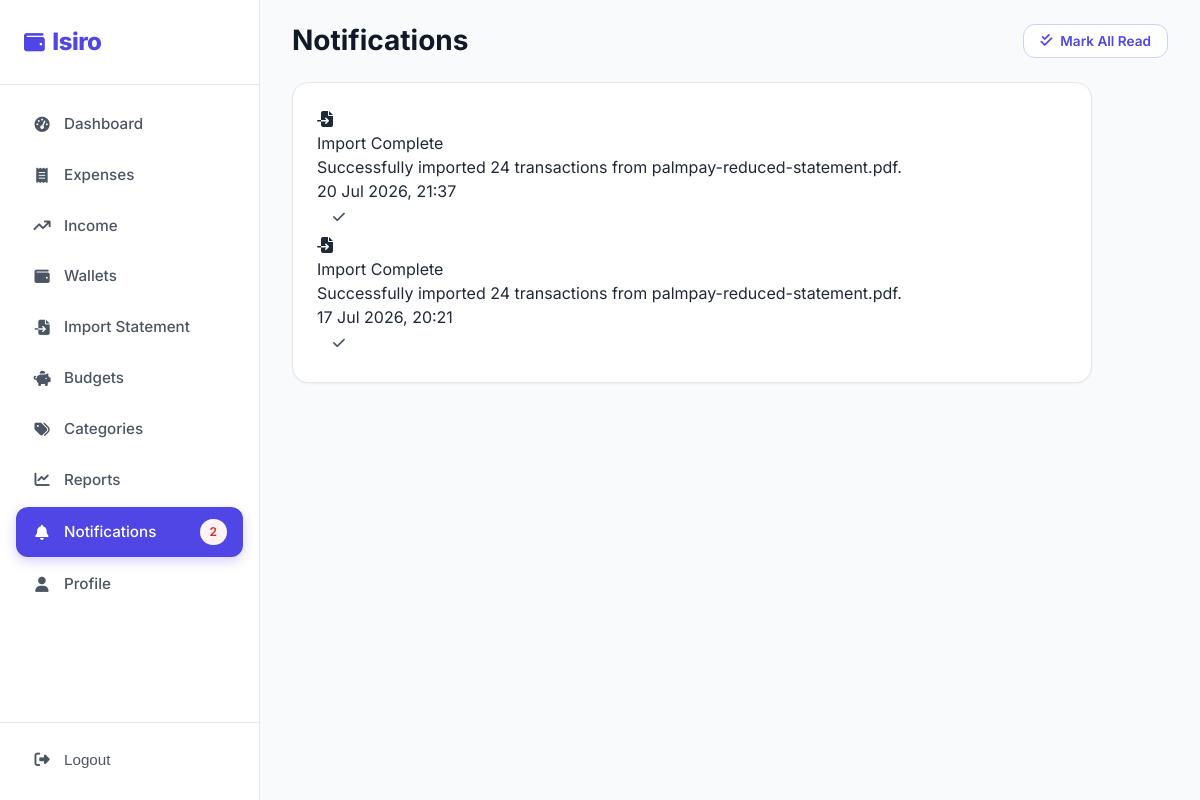
Page /notifications/ (signed in) on the committed database.
### notifications/models.py (models this page shows, shortened)
class Notification(models.Model):
    class Type(models.TextChoices):
        INFO = "info", "Info"
        SUCCESS = "success", "Success"
        WARNING = "warning", "Warning"
        ERROR = "error", "Error"
        BUDGET = "budget", "Budget Alert"
        IMPORT = "import", "Import"
    user = models.ForeignKey(settings.AUTH_USER_MODEL, on_delete=models.CASCADE, related_name="notifications")
    title = models.CharField(max_length=200)
    message = models.TextField()
    type = models.CharField(max_length=10, choices=Type.choices, default=Type.INFO)
    is_read = models.BooleanField(default=False)
    created_at = models.DateTimeField(auto_now_add=True)
    class Meta:
        ordering = ["-created_at"]

### notifications/views.py (the view)
# urls.py: path("", NotificationListView.as_view(), name="list"),
class NotificationListView(LoginRequiredMixin, View):
    login_url = "users:login"
    template_name = "notifications/notification_list.html"
    def get(self, request):
        notifications = Notification.objects.filter(user=request.user)
        unread = notifications.filter(is_read=False).count()
        return render(request, self.template_name, {"notifications": notifications, "unread_count": unread})

### templates/notifications/notification_list.html (shortened to what this page needs)
{% extends "base.html" %}
{% load static %}
{% block body_class %}app-page{% endblock %}
{% block content %}
<div class="app-layout">
    {% include "partials/sidebar.html" with active="notifications" unread_count=unread_count %}
    <main class="main-content">
        <div class="topbar">
            <div style="display:flex; align-items:center; gap:16px;">
                <h1>Notifications</h1>
            </div>
            <div class="topbar-actions">
                {% if unread_count %}
                <form method="post" action="{% url 'notifications:mark_all_read' %}">
                    <button type="submit" class="btn btn-secondary btn-sm">
                        <i class="fas fa-check-double"></i> Mark All Read
                    </button>
                </form>
                {% endif %}
            </div>
        </div>
        <div class="card" style="max-width:800px;">
            {% if notifications %}
            <div style="display:flex; flex-direction:column;">
                {% for n in notifications %}
                <div class="notification-item {% if not n.is_read %}unread{% endif %}">
                    <div class="notification-icon {{ n.type }}">
                        <i class="fas fa-{% if n.type == 'success' %}circle-check{% elif n.type == 'error' %}circle-xmark{% elif n.type == 'warning' %}triangle-exclamation{% elif n.type == 'budget' %}piggy-bank{% elif n.type == 'import' %}file-import{% else %}circle-info{% endif %}"></i>
                    </div>
                    <div class="notification-content">
                        <div class="title">{{ n.title }}</div>
                        <div class="message">{{ n.message }}</div>
                        <div class="time">{{ n.created_at|date:"d M Y, H:i" }}</div>
                    </div>
                    {% if not n.is_read %}
                    <form method="post" action="{% url 'notifications:mark_read' n.id %}">
                        <button type="submit" class="btn btn-ghost btn-sm" title="Mark as read">
                            <i class="fas fa-check"></i>
                        </button>
                    </form>
                    {% endif %}
                </div>
                {% endfor %}
            </div>
            {% else %}
            <div class="empty-state">
                <i class="fas fa-bell-slash"></i>
                <h3>No notifications</h3>
                <p>You're all caught up! Notifications about budgets, imports, and more will appear here.</p>
            </div>
            {% endif %}
        </div>
    </main>
</div>
{% endblock %}

### static/css/style.css (style rules this page uses)
:root { --primary-50: #EEF2FF; --primary-100: #E0E7FF; --primary-200: #C7D2FE; --primary-300: #A5B4FC; --primary-400: #818CF8; --primary-500: #6366F1; --primary-600: #4F46E5; --primary-700: #4338CA; --primary-800: #3730A3; --success-50: #ECFDF5; --success-100: #D1FAE5; --success-500: #10B981; --success-600: #059669; --success-700: #047857; --danger-50: #FEF2F2; --danger-100: #FEE2E2; --danger-500: #EF4444; --danger-600: #DC2626; --danger-700: #B91C1C; --warning-50: #FFFBEB; --warning-100: #FEF3C7; --warning-500: #F59E0B; --warning-600: #D97706; --accent-500: #0EA5E9; --accent-600: #0284C7; --gray-50: #F9FAFB; --gray-100: #F3F4F6; --gray-200: #E5E7EB; --gray-300: #D1D5DB; --gray-400: #9CA3AF; --gray-500: #6B7280; --gray-600: #4B5563; --gray-700: #374151; --gray-800: #1F2937; --gray-900: #111827; --bg: #F8FAFC; --surface: #FFFFFF; --border: #E5E7EB; --shadow-sm: 0 1px 2px rgba(0,0,0,0.05); --shadow: 0 4px 12px rgba(0,0,0,0.07); --shadow-md: 0 8px 24px rgba(0,0,0,0.08); --shadow-lg: 0 16px 48px rgba(0,0,0,0.10); --r-sm: 8px; --r: 12px; --r-lg: 16px; --r-xl: 24px; --r-full: 9999px; --sp-1: 4px; --sp-2: 8px; --sp-3: 12px; --sp-4: 16px; --sp-5: 20px; --sp-6: 24px; --sp-8: 32px; --sp-10: 40px; --sp-12: 48px; --sp-16: 64px; --font: 'Inter', -apple-system, BlinkMacSystemFont, 'Segoe UI', sans-serif; }
*, *::before, *::after { box-sizing: border-box; margin: 0; padding: 0; }
html { scroll-behavior: smooth; }
body { font-family: var(--font); background: var(--bg); color: var(--gray-800); line-height: 1.5; -webkit-font-smoothing: antialiased; }
h1, h2, h3, h4 { line-height: 1.2; font-weight: 700; color: var(--gray-900); }
h1 { font-size: 2.5rem; }
.btn { display: inline-flex; align-items: center; justify-content: center; gap: var(--sp-2); padding: 12px 24px; border: none; border-radius: var(--r); font-family: var(--font); font-size: 0.95rem; font-weight: 600; cursor: pointer; transition: all .2s ease; white-space: nowrap; position: relative; overflow: hidden; }
.btn-secondary { background: var(--surface); color: var(--primary-600); border: 1.5px solid var(--primary-200); }
.btn-ghost { background: transparent; color: var(--gray-600); }
.btn-sm { padding: 8px 16px; font-size: 0.85rem; }
.card { background: var(--surface); border: 1px solid var(--border); border-radius: var(--r-lg); padding: var(--sp-6); box-shadow: var(--shadow-sm); transition: box-shadow .2s, transform .2s; }
.app-layout { display: flex; min-height: 100vh; }
.main-content { flex: 1; margin-left: 260px; padding: var(--sp-6) var(--sp-8); min-width: 0; }
.topbar { display: flex; align-items: center; justify-content: space-between; margin-bottom: var(--sp-6); }
.topbar h1 { font-size: 1.75rem; }
.topbar-actions { display: flex; gap: var(--sp-3); align-items: center; }

### rows in the picture
Notification: title "Import Complete", message "Successfully imported 24 transactions from palmpay-reduced-statement.pdf.", created_at "20 Jul 2026, 21:37", is_read False (drawn)
Notification: title "Import Complete", message "Successfully imported 24 transactions from palmpay-reduced-statement.pdf.", created_at "17 Jul 2026, 20:21", is_read False (drawn)

### other values in the picture
{{ unread_count }} "2"
